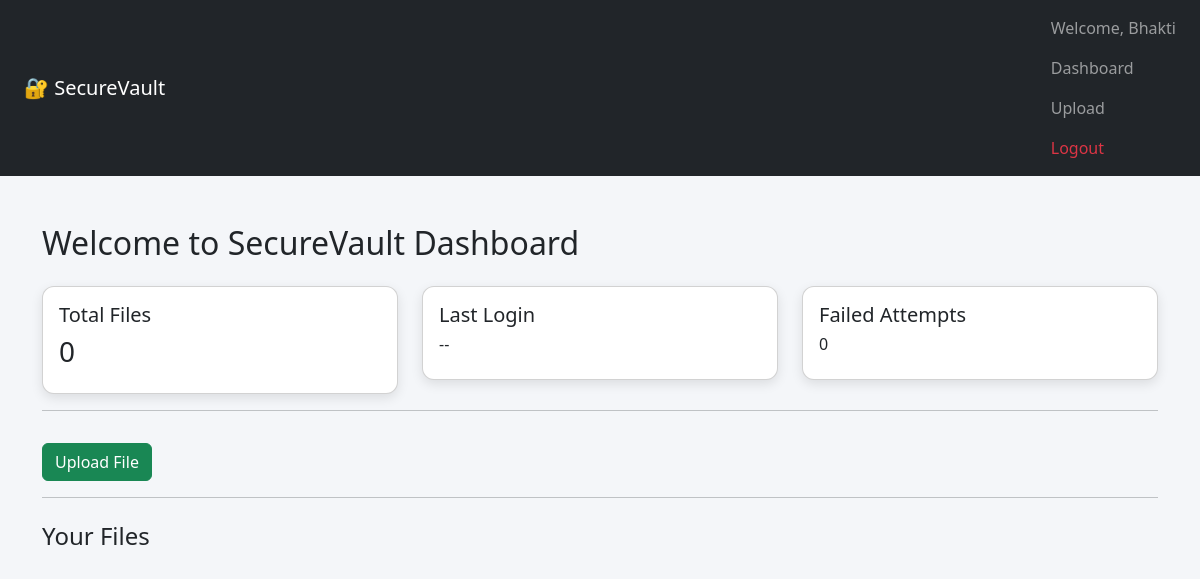
Before: /dashboard (signed in) with the older database file.
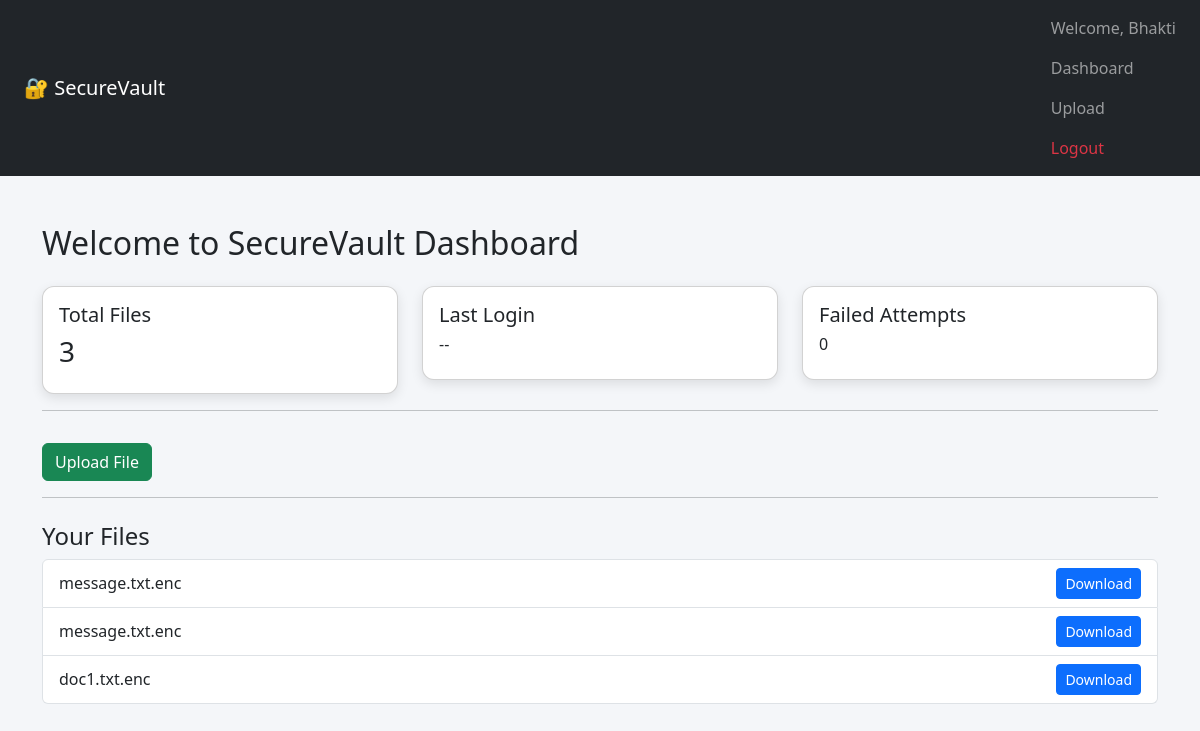
After: the same page with the newer database file.
### tables this page shows
CREATE TABLE files (
        id INTEGER PRIMARY KEY AUTOINCREMENT,
        username TEXT,
        filename TEXT,
        filepath TEXT
    , file_password TEXT);

### app.py (the view)
@app.route("/dashboard")
def dashboard():
    if "user" not in session:
        return redirect("/login")
    conn = sqlite3.connect("database.db")
    cursor = conn.cursor()
    cursor.execute(
        "SELECT filename FROM files WHERE username = ?",
        (session["user"],)
    )
    files = cursor.fetchall()
    conn.close()
    return render_template("dashboard.html", files=files)

### templates/dashboard.html
{% extends "base.html" %}
{% block content %}
<h2 class="mb-4">Welcome to SecureVault Dashboard</h2>
<div class="row">
    <div class="col-md-4">
        <div class="card p-3">
            <h5>Total Files</h5>
            <h3>{{ files|length }}</h3>
        </div>
    </div>
    <div class="col-md-4">
        <div class="card p-3">
            <h5>Last Login</h5>
            <h6>--</h6>
        </div>
    </div>
    <div class="col-md-4">
        <div class="card p-3">
            <h5>Failed Attempts</h5>
            <h6>0</h6>
        </div>
    </div>
</div>
<hr>
<a href="/upload" class="btn btn-success mt-3">Upload File</a>
<hr>
<h4 class="mt-4">Your Files</h4>
<ul class="list-group">
    {% for file in files %}
        <li class="list-group-item d-flex justify-content-between align-items-center">
            {{ file[0] }}
            <a href="/download/{{ file[0] }}" class="btn btn-primary btn-sm">
                Download
            </a>
        </li>
    {% endfor %}
</ul>
{% endblock %}

### templates/base.html (shortened to what this page needs)
<!DOCTYPE html>
<html lang="en">
<head>
    <link href="https://cdn.jsdelivr.net/npm/bootstrap@5.3.2/dist/css/bootstrap.min.css" rel="stylesheet">
    <link rel="stylesheet" href="/static/css/style.css">
</head>
<body>
<nav class="navbar navbar-dark bg-dark px-4">
    <span class="navbar-brand">🔐 SecureVault</span>
    <div>
        <ul class="navbar-nav ms-auto">
    {% if session.get("user") %}
        <li class="nav-item">
            <span class="nav-link">Welcome, {{ session["user"] }}</span>
        </li>
        <li class="nav-item">
            <a class="nav-link" href="/dashboard">Dashboard</a>
        </li>
        <li class="nav-item">
            <a class="nav-link" href="/upload">Upload</a>
        </li>
        <li class="nav-item">
            <a class="nav-link text-danger" href="/logout">Logout</a>
        </li>
    {% endif %}
</ul>
    </div>
</nav>
<div class="container mt-5">
    {% block content %}{% endblock %}
</div>
</body>
</html>

### static/css/style.css (style rules this page uses)
body { background-color: #f4f6f9; }
.card { border-radius: 12px; box-shadow: 0 4px 12px rgba(0, 0, 0, 0.1); }
.btn-primary { background-color: #0d6efd; }

Changed rows visible on the page:
added files: filename "message.txt.enc"
added files: filename "message.txt.enc"
added files: filename "doc1.txt.enc"
Other visible differences:
{{ files|length }}: "0" → "3"
